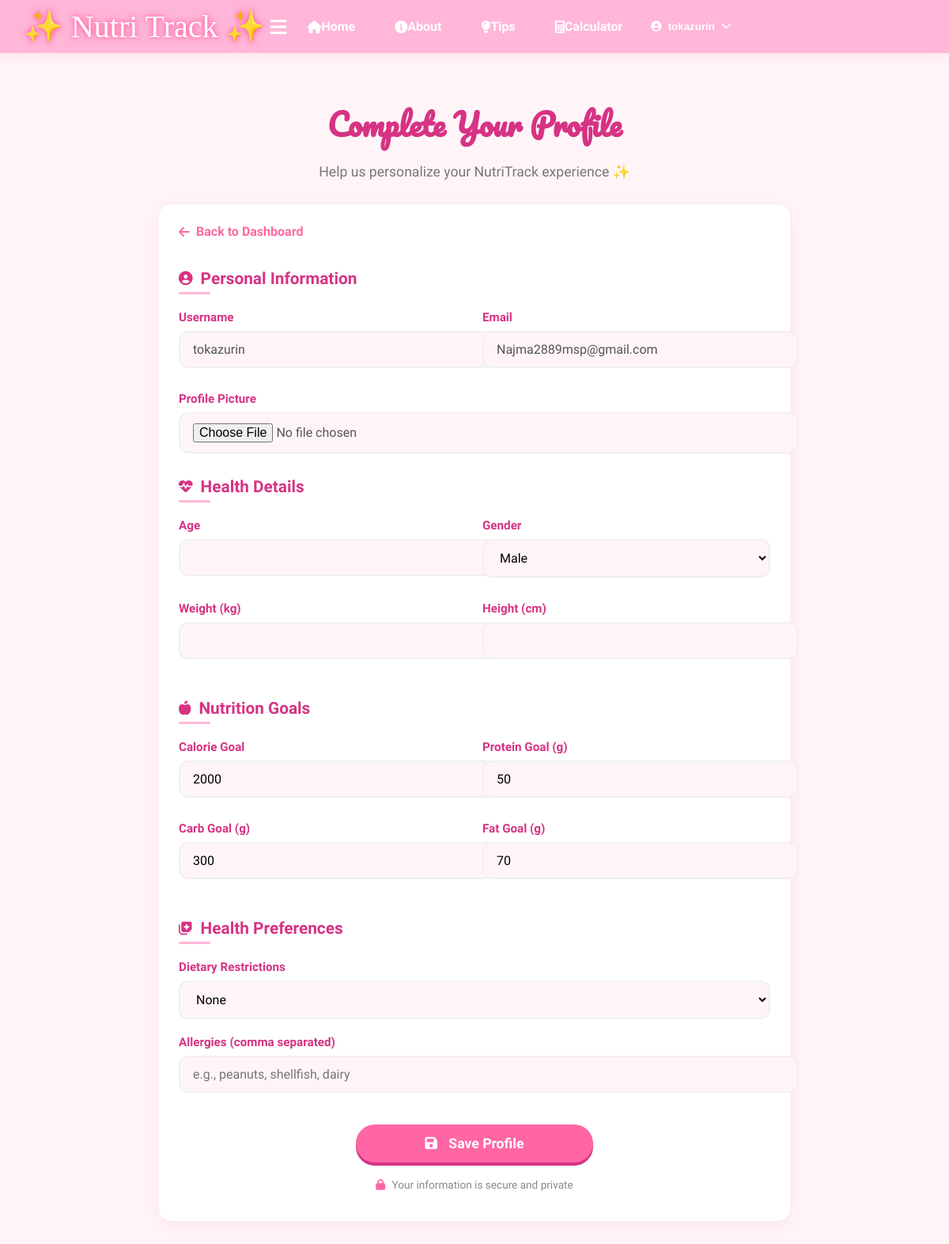
Page /profile/setup/ (signed in) on the earlier database version.
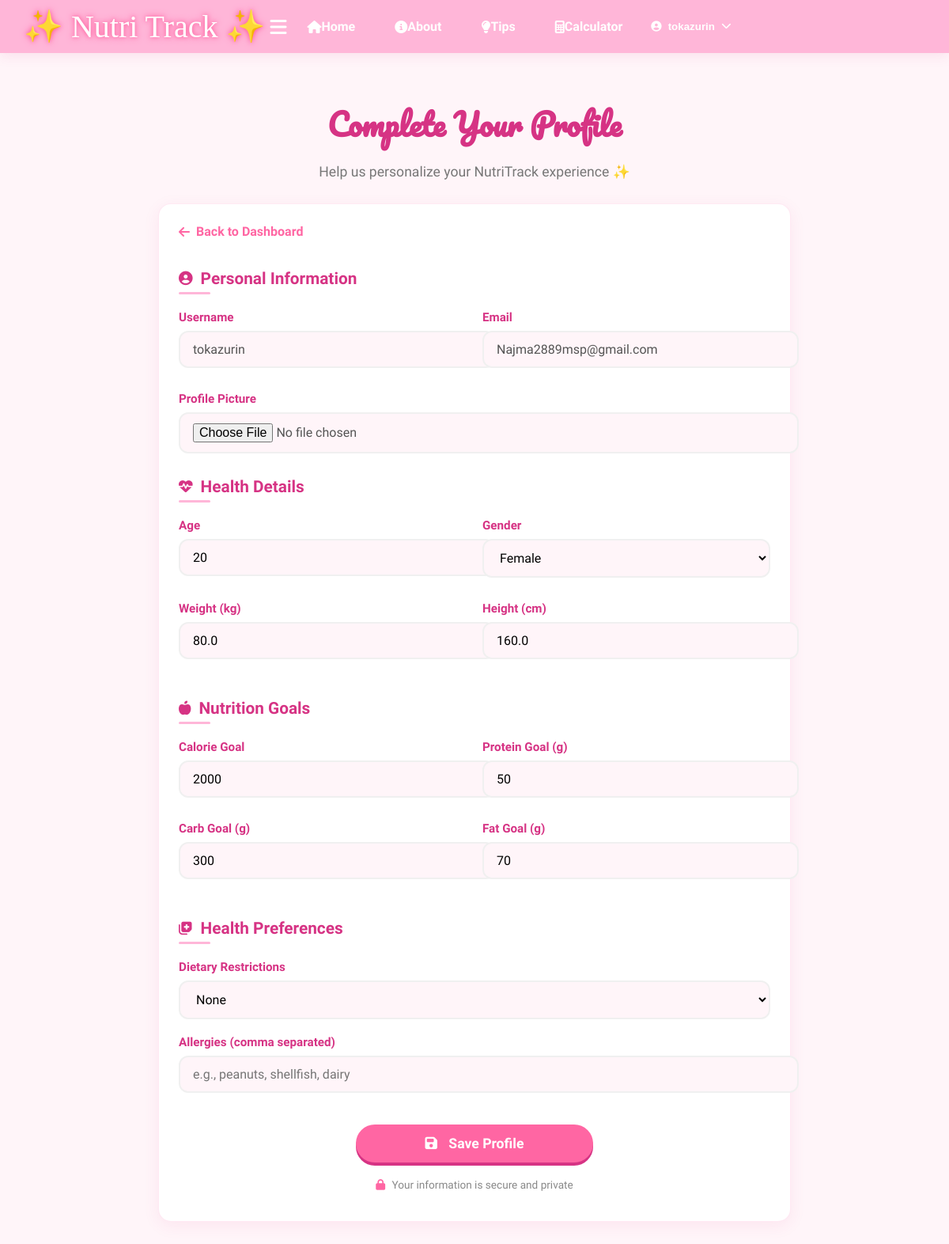
Same page on the later database version.
### counter/models.py (models this page shows, shortened)
class Profile(models.Model):
    user = models.OneToOneField(settings.AUTH_USER_MODEL, on_delete=models.CASCADE)
    age = models.PositiveIntegerField(null=True, blank=True)
    weight = models.FloatField(null=True, blank=True)
    height = models.FloatField(null=True, blank=True)
    gender = models.CharField(
        max_length=20,
        choices=[
            ('male', 'Male'),
            ('female', 'Female'),
            ('other', 'Other'),
            ('prefer_not_to_say', 'Prefer not to say')
        ],
        null=True,
        blank=True
    )
    calorie_goal = models.PositiveIntegerField(default=2000)
    protein_goal = models.PositiveIntegerField(default=50)
    carb_goal = models.PositiveIntegerField(default=300)
    fat_goal = models.PositiveIntegerField(default=70)
    sodium_goal = models.PositiveIntegerField(default=2300)
    sugar_goal = models.PositiveIntegerField(default=25)
    profile_picture = models.ImageField(upload_to='profile_pics/', null=True, blank=True)
    water_goal = models.PositiveIntegerField(default=8)

### counter/views.py (the view)
# urls.py: path('profile/setup/', views.profile_setup_view, name='profile_setup'),
def profile_setup_view(request):
    if not request.user.is_authenticated:
        return redirect('login')
    try:
        profile = request.user.profile
    except ObjectDoesNotExist:
        from .models import Profile
        profile = Profile.objects.create(user=request.user)
    if request.method == 'POST':
        form = ProfileForm(request.POST, request.FILES, instance=profile)
        if form.is_valid():
            form.save()
            messages.success(request, "Profile updated successfully!")
            return redirect('dashboard')
    else:
        form = ProfileForm(instance=profile)
    return render(request, 'counter/profile_setup.html', {'form': form})

### counter/forms.py
class ProfileForm(forms.ModelForm):
    class Meta:
        model = CustomUser
        fields = ('age', 'height', 'weight', 'gender', 'goals')
        widgets = {
            'goals': forms.Textarea(attrs={'rows': 3}),
        }

### counter/templates/counter/profile_setup.html (shortened to what the changed rows need)
{% extends 'base.html' %}
{% load static %}
{% block content %}
<!DOCTYPE html>
<html lang="en">
<head>
    <link rel="stylesheet" href="https://cdnjs.cloudflare.com/ajax/libs/font-awesome/6.4.0/css/all.min.css">
    <link rel="stylesheet" href="https://cdnjs.cloudflare.com/ajax/libs/animate.css/4.1.1/animate.min.css"/>
</head>
<body>
    <main class="main-content">
        <div class="profile-container">
            <div class="profile-header">
                <h1>Complete Your Profile</h1>
            </div>
            <div class="profile-card">
                <form method="POST" enctype="multipart/form-data">
                    <div class="form-section animate__animated animate__fadeIn">
                        <h2 class="section-title">
                            <i class="fas fa-user-circle"></i> Personal Information
                        </h2>
                    </div>
                    <div class="form-section animate__animated animate__fadeIn animate__delay-1s">
                        <h2 class="section-title">
                            <i class="fas fa-heartbeat"></i> Health Details
                        </h2>
                        <div class="form-row">
                            <div class="form-col">
                                <div class="form-group">
                                    <label class="form-label">Age</label>
                                    <input type="number" class="form-control" name="age" value="{{ form.age.value|default:'' }}" min="1" max="120" required>
                                </div>
                            </div>
                            <div class="form-col">
                                <div class="form-group">
                                    <label class="form-label">Gender</label>
                                    <select class="form-control" name="gender" required>
                                        <option value="male" {% if form.gender.value == 'male' %}selected{% endif %}>Male</option>
                                        <option value="female" {% if form.gender.value == 'female' %}selected{% endif %}>Female</option>
                                    </select>
                                </div>
                            </div>
                        </div>
                        <div class="form-row">
                            <div class="form-col">
                                <div class="form-group">
                                    <label class="form-label">Weight (kg)</label>
                                    <input type="number" class="form-control" name="weight" value="{{ form.weight.value|default:'' }}" step="0.1" min="1" required>
                                </div>
                            </div>
                            <div class="form-col">
                                <div class="form-group">
                                    <label class="form-label">Height (cm)</label>
                                    <input type="number" class="form-control" name="height" value="{{ form.height.value|default:'' }}" min="1" required>
                                </div>
                            </div>
                        </div>
                    </div>
                    <div class="form-section animate__animated animate__fadeIn animate__delay-2s">
                        <h2 class="section-title">
                            <i class="fas fa-apple-alt"></i> Nutrition Goals
                        </h2>
                    </div>
                    <div class="form-section animate__animated animate__fadeIn animate__delay-3s">
                        <h2 class="section-title">
                            <i class="fas fa-notes-medical"></i> Health Preferences
                        </h2>
                    </div>
                </form>
            </div>
        </div>
    </main>
</body>
</html>
{% endblock %}

Differences in the rows shown:
now on this page (row edited): Profile: gender "Female", weight "80.0", height "160.0"
Other differences:
form field age: (not shown) → "20"
form field gender: "Male" → (not shown)
